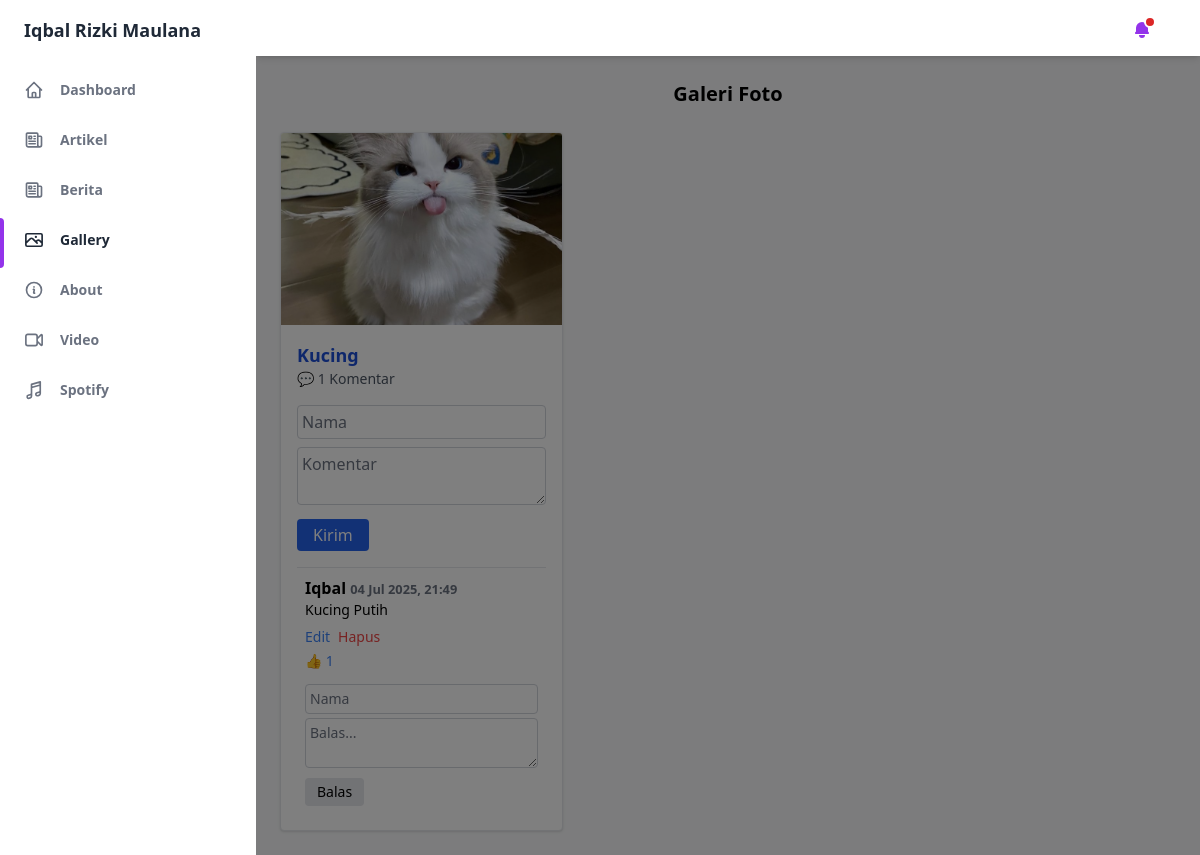
/gallery.php, run on the app's committed database.
### tables this page shows
CREATE TABLE `tbl_gallery` (
  `id_gallery` int(11) NOT NULL,
  `judul` varchar(100) NOT NULL,
  `foto` varchar(100) NOT NULL
);

CREATE TABLE `komentar` (
  `id_komentar` int(11) NOT NULL,
  `id_gallery` int(11) DEFAULT NULL,
  `nama` varchar(100) DEFAULT NULL,
  `isi` text DEFAULT NULL,
  `created_at` datetime DEFAULT current_timestamp(),
  `parent_id` int(11) DEFAULT NULL,
  `likes` int(11) DEFAULT 0
);

### gallery.php (the view, shortened to what this page needs)
<?php
include "koneksi.php";
?>
<!DOCTYPE html>
<html :class="{ 'theme-dark': dark }" x-data="data()" lang="en">
<head>
  <script src="https://cdn.tailwindcss.com"></script>
  <link rel="stylesheet" href="./assets/css/tailwind.output.css" />
</head>
<body>
  <div class="flex h-screen bg-gray-50 dark:bg-gray-900" :class="{ 'overflow-hidden': isSideMenuOpen }">
    <aside class="z-20 hidden w-64 overflow-y-auto bg-white dark:bg-gray-800 md:block flex-shrink-0">
      <div class="py-4 text-gray-500 dark:text-gray-400">
        <a class="ml-6 text-lg font-bold text-gray-800 dark:text-gray-200" href="#">
          Iqbal Rizki Maulana
        </a>
        <ul class="mt-6">
          <li class="relative px-6 py-3">
            <a class="inline-flex items-center w-full text-sm font-semibold transition-colors duration-150 hover:text-gray-800 dark:hover:text-gray-200"
              href="index.php">
              <span class="ml-4">Dashboard</span>
            </a>
          </li>
        </ul>
        <ul>
          <li class="relative px-6 py-3">
            <a class="inline-flex items-center w-full text-sm font-semibold transition-colors duration-150 hover:text-gray-800 dark:hover:text-gray-200"
              href="artikel.php">
              <span class="ml-4">Artikel</span>
            </a>
          </li>
          <li class="relative px-6 py-3">
            <a class="inline-flex items-center w-full text-sm font-semibold transition-colors duration-150 hover:text-gray-800 dark:hover:text-gray-200"
              href="berita.php">
              <span class="ml-4">Berita</span>
            </a>
          </li>
          <li class="relative px-6 py-3">
            <span class="absolute inset-y-0 left-0 w-1 bg-purple-600 rounded-tr-lg rounded-br-lg"
              aria-hidden="true"></span>
            <a class="inline-flex items-center w-full text-sm font-semibold text-gray-800 transition-colors duration-150 hover:text-gray-800 dark:hover:text-gray-200 dark:text-gray-100"
              href="gallery.php">
              <span class="ml-4">Gallery</span>
            </a>
          </li>
          <li class="relative px-6 py-3">
            <a class="inline-flex items-center w-full text-sm font-semibold transition-colors duration-150 hover:text-gray-800 dark:hover:text-gray-200"
              href="about.php">
              <span class="ml-4">About</span>
            </a>
          </li>
          <li class="relative px-6 py-3">
            <a class="inline-flex items-center w-full text-sm font-semibold transition-colors duration-150 hover:text-gray-800 dark:hover:text-gray-200"
              href="video.php">
              <span class="ml-4">Video</span>
            </a>
          </li>
          <li class="relative px-6 py-3">
            <a class="inline-flex items-center w-full text-sm font-semibold transition-colors duration-150 hover:text-gray-800 dark:hover:text-gray-200"
              href="spotify.php">
              <span class="ml-4">Spotify</span>
            </a>
          </li>
        </ul>
      </div>
    </aside>
    <div x-show="isSideMenuOpen" x-transition:enter="transition ease-in-out duration-150"
      x-transition:enter-start="opacity-0" x-transition:enter-end="opacity-100"
      x-transition:leave="transition ease-in-out duration-150" x-transition:leave-start="opacity-100"
      x-transition:leave-end="opacity-0"
      class="fixed inset-0 z-10 flex items-end bg-black bg-opacity-50 sm:items-center sm:justify-center"></div>
    <div class="flex flex-col flex-1 w-full">
      <header class="z-10 py-4 bg-white shadow-md dark:bg-gray-800">
        <div
          class="container flex items-center justify-between h-full px-6 mx-auto text-purple-600 dark:text-purple-300">
          <ul class="flex items-center flex-shrink-0 space-x-6">
            <li class="relative">
              <button class="relative align-middle rounded-md focus:outline-none focus:shadow-outline-purple"
                @click="toggleNotificationsMenu" @keydown.escape="closeNotificationsMenu" aria-label="Notifications"
                aria-haspopup="true">
                <svg class="w-5 h-5" aria-hidden="true" fill="currentColor" viewBox="0 0 20 20">
                  <path
                    d="M10 2a6 6 0 00-6 6v3.586l-.707.707A1 1 0 004 14h12a1 1 0 00.707-1.707L16 11.586V8a6 6 0 00-6-6zM10 18a3 3 0 01-3-3h6a3 3 0 01-3 3z">
                  </path>
                </svg>
                <span aria-hidden="true"
                  class="absolute top-0 right-0 inline-block w-3 h-3 transform translate-x-1 -translate-y-1 bg-red-600 border-2 border-white rounded-full dark:border-gray-800"></span>
              </button>
            </li>
          </ul>
        </div>
      </header>
      <main class="h-full overflow-y-auto max-w-6xl mx-auto p-6">
        <h2 class="text-xl font-bold mb-6 text-center dark:text-white">Galeri Foto</h2>
        <div class="grid grid-cols-1 sm:grid-cols-2 md:grid-cols-3 gap-6">
          <?php
          $sql = "SELECT * FROM tbl_gallery ORDER BY id_gallery DESC";
          $query = mysqli_query($db, $sql);
          while ($data = mysqli_fetch_array($query)) {
            $id = $data['id_gallery'];
            echo "<div class='bg-white border rounded shadow overflow-hidden dark:bg-gray-800 dark:border-gray-700'>";
            echo "<img src='images/" . htmlspecialchars($data['foto']) . "' class='w-full h-48 object-cover' alt='Gambar'>";
            echo "<div class='p-4'>";
            echo "<h3 class='text-lg font-semibold text-blue-700'>" . htmlspecialchars($data['judul']) . "</h3>";
            $jmlKomenQuery = mysqli_query($db, "SELECT COUNT(*) AS total FROM komentar WHERE id_gallery = $id");
            $jmlKomen = mysqli_fetch_assoc($jmlKomenQuery)['total'];
            echo "<p class='text-sm text-gray-600'>💬 $jmlKomen Komentar</p>";
            echo "<form method='POST' class='mt-2 space-y-2'>";
            echo "<input
              type='text'
              name='nama'
              placeholder='Nama'
              class='w-full border border-gray-300 dark:border-gray-600 p-1 rounded bg-white dark:bg-gray-800 text-black dark:text-white placeholder-gray-500 dark:placeholder-gray-400'
              required>";
            echo "<textarea
              name='isi'
              placeholder='Komentar'
              class='w-full border border-gray-300 dark:border-gray-600 p-1 rounded bg-white dark:bg-gray-800 text-black dark:text-white placeholder-gray-500 dark:placeholder-gray-400'
              required></textarea>";
            echo "<button
              type='submit'
              class='bg-blue-600 hover:bg-blue-700 text-white px-4 py-1 rounded dark:bg-blue-500 dark:hover:bg-blue-600'>
              Kirim
            </button>";
            echo "</form>";
            $komentarUtama = mysqli_query($db, "SELECT * FROM komentar WHERE id_gallery=$id AND parent_id IS NULL ORDER BY created_at DESC");
            while ($komen = mysqli_fetch_assoc($komentarUtama)) {
              echo "<div class='mt-4 p-2 border-t'>";
              echo "<p class='font-semibold dark:text-white'>" . htmlspecialchars($komen['nama']) . " <small class='text-gray-500'>" . date('d M Y, H:i', strtotime($komen['created_at'])) . "</small></p>";
              echo "<p class='text-sm dark:text-white'>" . htmlspecialchars($komen['isi']) . "</p>";
              echo "<form method='post' class='mt-1'>";
              echo "<button name='edit_komentar' class='text-blue-500 text-sm mr-2'>Edit</button>";
              echo "<button name='hapus_komentar' class='text-red-500 text-sm' onclick='return confirm(\"Yakin ingin menghapus?\")'>Hapus</button>";
              echo "</form>";
              echo "<form method='POST' class='inline'>";
              echo "<button type='submit' class='text-blue-500 text-sm'>👍 {$komen['likes']}</button>";
              echo "</form>";
              echo "<form method='POST' class='mt-2 space-y-1'>";
              echo "<input
                type='text'
                name='nama'
                placeholder='Nama'
                class='w-full border border-gray-300 dark:border-gray-600 p-1 rounded text-sm bg-white dark:bg-gray-800 text-black dark:text-white placeholder-gray-500 dark:placeholder-gray-400'
                required>";
              echo "<textarea
                name='isi'
                placeholder='Balas...'
                class='w-full border border-gray-300 dark:border-gray-600 p-1 rounded text-sm bg-white dark:bg-gray-800 text-black dark:text-white placeholder-gray-500 dark:placeholder-gray-400'
                required></textarea>";
              echo "<button
                type='submit'
                class='bg-gray-200 hover:bg-gray-300 text-sm text-black dark:bg-gray-700 dark:hover:bg-gray-600 dark:text-white px-3 py-1 rounded'>
                Balas
              </button>";
              echo "</form>";
              echo "</div>";
            }
            echo "</div></div>";
          }
          ?>
        </div>
      </main>
  </div>
  </div>
</body>
</html>

### data on the page
tbl_gallery: foto (picture), judul "Kucing", jmlKomen "1"
komentar: nama "Iqbal", created_at "04 Jul 2025, 21:49", isi "Kucing Putih", likes "1"
